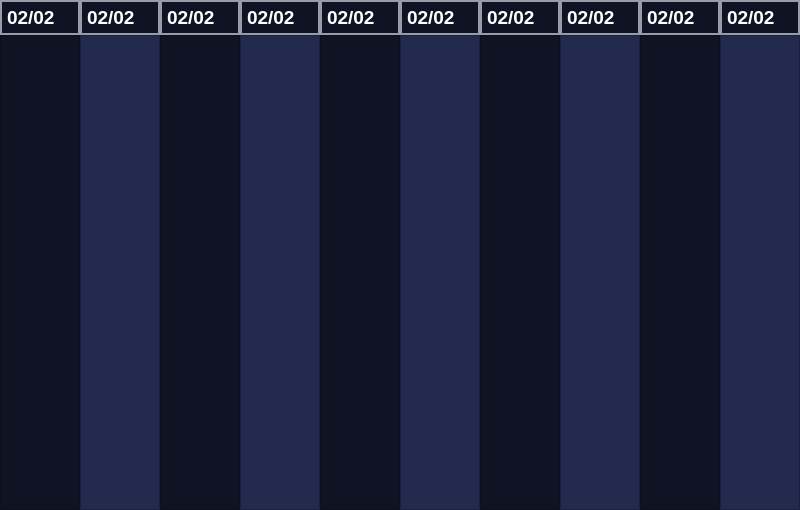
         <widget class="QWidget" name="scrollAreaWidgetContents_3">
          <property name="geometry">
           <rect>
            <x>0</x>
            <y>0</y>
            <width>800</width>
            <height>510</height>
           </rect>
          </property>
          <property name="styleSheet">
           <string notr="true">background:transparent;</string>
          </property>
          <layout class="QGridLayout" name="gridLayout">
           <property name="leftMargin">
            <number>0</number>
           </property>
           <property name="topMargin">
            <number>0</number>
           </property>
           <property name="rightMargin">
            <number>0</number>
           </property>
           <property name="bottomMargin">
            <number>0</number>
           </property>
           <property name="spacing">
            <number>0</number>
           </property>
           <item row="0" column="1">
            <widget class="QLabel" name="label_8">
             <property name="minimumSize">
              <size>
               <width>80</width>
               <height>35</height>
              </size>
             </property>
             <property name="maximumSize">
              <size>
               <width>80</width>
               <height>35</height>
              </size>
             </property>
             <property name="font">
              <font>
               <pointsize>14</pointsize>
               <bold>true</bold>
              </font>
             </property>
             <property name="styleSheet">
              <string notr="true">border: 2px solid #979ea8;
background: #0f1425;
color: #ffffff;
qproperty-alignment: AlignCenter;</string>
             </property>
             <property name="text">
              <string>02/02</string>
             </property>
            </widget>
           </item>
           <item row="0" column="7">
            <widget class="QLabel" name="label_13">
             <property name="minimumSize">
              <size>
               <width>80</width>
               <height>35</height>
              </size>
             </property>
             <property name="maximumSize">
              <size>
               <width>80</width>
               <height>35</height>
              </size>
             </property>
             <property name="font">
              <font>
               <pointsize>14</pointsize>
               <bold>true</bold>
              </font>
             </property>
             <property name="styleSheet">
              <string notr="true">border: 2px solid #979ea8;
background: #0f1425;
color: #ffffff;
qproperty-alignment: AlignCenter;</string>
             </property>
             <property name="text">
              <string>02/02</string>
             </property>
            </widget>
           </item>
           <item row="0" column="3">
            <widget class="QLabel" name="label_9">
             <property name="minimumSize">
              <size>
               <width>80</width>
               <height>35</height>
              </size>
             </property>
             <property name="maximumSize">
              <size>
               <width>80</width>
               <height>35</height>
              </size>
             </property>
             <property name="font">
              <font>
               <pointsize>14</pointsize>
               <bold>true</bold>
              </font>
             </property>
             <property name="styleSheet">
              <string notr="true">border: 2px solid #979ea8;
background: #0f1425;
color: #ffffff;
qproperty-alignment: AlignCenter;</string>
             </property>
             <property name="text">
              <string>02/02</string>
             </property>
            </widget>
           </item>
           <item row="0" column="9">
            <widget class="QLabel" name="label_11">
             <property name="minimumSize">
              <size>
               <width>80</width>
               <height>35</height>
              </size>
             </property>
             <property name="maximumSize">
              <size>
               <width>80</width>
               <height>35</height>
              </size>
             </property>
             <property name="font">
              <font>
               <pointsize>14</pointsize>
               <bold>true</bold>
              </font>
             </property>
             <property name="styleSheet">
              <string notr="true">border: 2px solid #979ea8;
background: #0f1425;
color: #ffffff;
qproperty-alignment: AlignCenter;</string>
             </property>
             <property name="text">
              <string>02/02</string>
             </property>
            </widget>
           </item>
           <item row="1" column="2" rowspan="2">
            <widget class="QFrame" name="frame_9">
             <property name="sizePolicy">
              <sizepolicy hsizetype="Preferred" vsizetype="Preferred">
               <horstretch>0</horstretch>
               <verstretch>0</verstretch>
              </sizepolicy>
             </property>
             <property name="minimumSize">
              <size>
               <width>0</width>
               <height>0</height>
              </size>
             </property>
             <property name="maximumSize">
              <size>
               <width>16777215</width>
               <height>16777215</height>
              </size>
             </property>
             <property name="font">
              <font>
               <bold>true</bold>
              </font>
             </property>
             <property name="styleSheet">
              <string notr="true">background: #0f1425;
color: #ffffff;</string>
             </property>
             <property name="frameShape">
              <enum>QFrame::StyledPanel</enum>
             </property>
             <property name="frameShadow">
              <enum>QFrame::Raised</enum>
             </property>
            </widget>
           </item>
           <item row="0" column="6">
            <widget class="QLabel" name="label_14">
             <property name="minimumSize">
              <size>
               <width>80</width>
               <height>35</height>
              </size>
             </property>
             <property name="maximumSize">
              <size>
               <width>80</width>
               <height>35</height>
              </size>
             </property>
             <property name="font">
              <font>
               <pointsize>14</pointsize>
               <bold>true</bold>
              </font>
             </property>
             <property name="styleSheet">
              <string notr="true">border: 2px solid #979ea8;
background: #0f1425;
color: #ffffff;
qproperty-alignment: AlignCenter;</string>
             </property>
             <property name="text">
              <string>02/02</string>
             </property>
            </widget>
           </item>
           <item row="0" column="10">
            <widget class="QLabel" name="label_16">
             <property name="minimumSize">
              <size>
               <width>80</width>
               <height>35</height>
              </size>
             </property>
             <property name="maximumSize">
              <size>
               <width>80</width>
               <height>35</height>
              </size>
             </property>
             <property name="font">
              <font>
               <pointsize>14</pointsize>
               <bold>true</bold>
              </font>
             </property>
             <property name="styleSheet">
              <string notr="true">border: 2px solid #979ea8;
background: #0f1425;
color: #ffffff;
qproperty-alignment: AlignCenter;</string>
             </property>
             <property name="text">
              <string>02/02</string>
             </property>
            </widget>
           </item>
           <item row="0" column="2">
            <widget class="QLabel" name="label_15">
             <property name="minimumSize">
              <size>
               <width>80</width>
               <height>35</height>
              </size>
             </property>
             <property name="maximumSize">
              <size>
               <width>80</width>
               <height>35</height>
              </size>
             </property>
             <property name="font">
              <font>
               <pointsize>14</pointsize>
               <bold>true</bold>
              </font>
             </property>
             <property name="styleSheet">
              <string notr="true">border: 2px solid #979ea8;
background: #0f1425;
color: #ffffff;
qproperty-alignment: AlignCenter;</string>
             </property>
             <property name="text">
              <string>02/02</string>
             </property>
            </widget>
           </item>
           <item row="0" column="5">
            <widget class="QLabel" name="label_12">
             <property name="minimumSize">
              <size>
               <width>80</width>
               <height>35</height>
              </size>
             </property>
             <property name="maximumSize">
              <size>
               <width>80</width>
               <height>35</height>
              </size>
             </property>
             <property name="font">
              <font>
               <pointsize>14</pointsize>
               <bold>true</bold>
              </font>
             </property>
             <property name="styleSheet">
              <string notr="true">border: 2px solid #979ea8;
background: #0f1425;
color: #ffffff;
qproperty-alignment: AlignCenter;</string>
             </property>
             <property name="text">
              <string>02/02</string>
             </property>
            </widget>
           </item>
           <item row="1" column="0" rowspan="2">
            <widget class="QFrame" name="frame_7">
             <property name="sizePolicy">
              <sizepolicy hsizetype="Preferred" vsizetype="Preferred">
               <horstretch>0</horstretch>
               <verstretch>0</verstretch>
              </sizepolicy>
             </property>
             <property name="minimumSize">
              <size>
               <width>0</width>
               <height>0</height>
              </size>
             </property>
             <property name="maximumSize">
              <size>
               <width>16777215</width>
               <height>16777215</height>
              </size>
             </property>
             <property name="font">
              <font>
               <bold>true</bold>
              </font>
             </property>
             <property name="styleSheet">
              <string notr="true">background: #0f1425;
color: #ffffff;</string>
             </property>
             <property name="frameShape">
              <enum>QFrame::StyledPanel</enum>
             </property>
             <property name="frameShadow">
              <enum>QFrame::Raised</enum>
             </property>
            </widget>
           </item>
           <item row="1" column="4" rowspan="2">
            <widget class="QFrame" name="frame_11">
             <property name="sizePolicy">
              <sizepolicy hsizetype="Preferred" vsizetype="Preferred">
               <horstretch>0</horstretch>
               <verstretch>0</verstretch>
              </sizepolicy>
             </property>
             <property name="minimumSize">
              <size>
               <width>0</width>
               <height>0</height>
              </size>
             </property>
             <property name="maximumSize">
              <size>
               <width>16777215</width>
               <height>16777215</height>
              </size>
             </property>
             <property name="font">
              <font>
               <bold>true</bold>
              </font>
             </property>
             <property name="styleSheet">
              <string notr="true">background: #0f1425;
color: #ffffff;</string>
             </property>
             <property name="frameShape">
              <enum>QFrame::StyledPanel</enum>
             </property>
             <property name="frameShadow">
              <enum>QFrame::Raised</enum>
             </property>
            </widget>
           </item>
           <item row="0" column="4">
            <widget class="QLabel" name="label_10">
             <property name="minimumSize">
              <size>
               <width>80</width>
               <height>35</height>
              </size>
             </property>
             <property name="maximumSize">
              <size>
               <width>80</width>
               <height>35</height>
              </size>
             </property>
             <property name="font">
              <font>
               <pointsize>14</pointsize>
               <bold>true</bold>
              </font>
             </property>
             <property name="styleSheet">
              <string notr="true">border: 2px solid #979ea8;
background: #0f1425;
color: #ffffff;
qproperty-alignment: AlignCenter;</string>
             </property>
             <property name="text">
              <string>02/02</string>
             </property>
            </widget>
           </item>
           <item row="1" column="1" rowspan="2">
            <widget class="QFrame" name="frame_8">
             <property name="sizePolicy">
              <sizepolicy hsizetype="Preferred" vsizetype="Preferred">
               <horstretch>0</horstretch>
               <verstretch>0</verstretch>
              </sizepolicy>
             </property>
             <property name="minimumSize">
              <size>
               <width>0</width>
               <height>0</height>
              </size>
             </property>
             <property name="maximumSize">
              <size>
               <width>16777215</width>
               <height>16777215</height>
              </size>
             </property>
             <property name="font">
              <font>
               <bold>true</bold>
              </font>
             </property>
             <property name="styleSheet">
              <string notr="true">background: #222b4e;
color: #ffffff;</string>
             </property>
             <property name="frameShape">
              <enum>QFrame::StyledPanel</enum>
             </property>
             <property name="frameShadow">
              <enum>QFrame::Raised</enum>
             </property>
            </widget>
           </item>
           <item row="0" column="0">
            <widget class="QLabel" name="label_7">
             <property name="minimumSize">
              <size>
               <width>80</width>
               <height>35</height>
              </size>
             </property>
             <property name="maximumSize">
              <size>
               <width>80</width>
               <height>35</height>
              </size>
             </property>
             <property name="font">
              <font>
               <pointsize>14</pointsize>
               <bold>true</bold>
              </font>
             </property>
             <property name="styleSheet">
              <string notr="true">border: 2px solid #979ea8;
background: #0f1425;
color: #ffffff;
qproperty-alignment: AlignCenter;</string>
             </property>
             <property name="text">
              <string>02/02</string>
             </property>
            </widget>
           </item>
           <item row="1" column="3" rowspan="2">
            <widget class="QFrame" name="frame_10">
             <property name="sizePolicy">
              <sizepolicy hsizetype="Preferred" vsizetype="Preferred">
               <horstretch>0</horstretch>
               <verstretch>0</verstretch>
              </sizepolicy>
             </property>
             <property name="minimumSize">
              <size>
               <width>0</width>
               <height>0</height>
              </size>
             </property>
             <property name="maximumSize">
              <size>
               <width>16777215</width>
               <height>16777215</height>
              </size>
             </property>
             <property name="font">
              <font>
               <bold>true</bold>
              </font>
             </property>
             <property name="styleSheet">
              <string notr="true">background: #222b4e;
color: #ffffff;</string>
             </property>
             <property name="frameShape">
              <enum>QFrame::StyledPanel</enum>
             </property>
             <property name="frameShadow">
              <enum>QFrame::Raised</enum>
             </property>
            </widget>
           </item>
           <item row="1" column="5" rowspan="2">
            <widget class="QFrame" name="frame_12">
             <property name="sizePolicy">
              <sizepolicy hsizetype="Preferred" vsizetype="Preferred">
               <horstretch>0</horstretch>
               <verstretch>0</verstretch>
              </sizepolicy>
             </property>
             <property name="minimumSize">
              <size>
               <width>0</width>
               <height>0</height>
              </size>
             </property>
             <property name="maximumSize">
              <size>
               <width>16777215</width>
               <height>16777215</height>
              </size>
             </property>
             <property name="font">
              <font>
               <bold>true</bold>
              </font>
             </property>
             <property name="styleSheet">
              <string notr="true">background: #222b4e;
color: #ffffff;</string>
             </property>
             <property name="frameShape">
              <enum>QFrame::StyledPanel</enum>
             </property>
             <property name="frameShadow">
              <enum>QFrame::Raised</enum>
             </property>
            </widget>
           </item>
           <item row="1" column="6" rowspan="2">
            <widget class="QFrame" name="frame_13">
             <property name="sizePolicy">
              <sizepolicy hsizetype="Preferred" vsizetype="Preferred">
               <horstretch>0</horstretch>
               <verstretch>0</verstretch>
              </sizepolicy>
             </property>
             <property name="minimumSize">
              <size>
               <width>0</width>
               <height>0</height>
              </size>
             </property>
             <property name="maximumSize">
              <size>
               <width>16777215</width>
               <height>16777215</height>
              </size>
             </property>
             <property name="font">
              <font>
               <bold>true</bold>
              </font>
             </property>
             <property name="styleSheet">
              <string notr="true">background: #0f1425;
color: #ffffff;</string>
             </property>
             <property name="frameShape">
              <enum>QFrame::StyledPanel</enum>
             </property>
             <property name="frameShadow">
              <enum>QFrame::Raised</enum>
             </property>
            </widget>
           </item>
           <item row="1" column="7" rowspan="2">
            <widget class="QFrame" name="frame_14">
             <property name="sizePolicy">
              <sizepolicy hsizetype="Preferred" vsizetype="Preferred">
               <horstretch>0</horstretch>
               <verstretch>0</verstretch>
              </sizepolicy>
             </property>
             <property name="minimumSize">
              <size>
               <width>0</width>
               <height>0</height>
              </size>
             </property>
             <property name="maximumSize">
              <size>
               <width>16777215</width>
               <height>16777215</height>
              </size>
             </property>
             <property name="font">
              <font>
               <bold>true</bold>
              </font>
             </property>
             <property name="styleSheet">
              <string notr="true">background: #222b4e;
color: #ffffff;</string>
             </property>
             <property name="frameShape">
              <enum>QFrame::StyledPanel</enum>
             </property>
             <property name="frameShadow">
              <enum>QFrame::Raised</enum>
             </property>
            </widget>
           </item>
           <item row="1" column="9" rowspan="2">
            <widget class="QFrame" name="frame_15">
             <property name="sizePolicy">
              <sizepolicy hsizetype="Preferred" vsizetype="Preferred">
               <horstretch>0</horstretch>
               <verstretch>0</verstretch>
              </sizepolicy>
             </property>
             <property name="minimumSize">
              <size>
               <width>0</width>
               <height>0</height>
              </size>
             </property>
             <property name="maximumSize">
              <size>
               <width>16777215</width>
               <height>16777215</height>
              </size>
             </property>
             <property name="font">
              <font>
               <bold>true</bold>
              </font>
             </property>
             <property name="styleSheet">
              <string notr="true">background: #0f1425;
color: #ffffff;</string>
             </property>
             <property name="frameShape">
              <enum>QFrame::StyledPanel</enum>
             </property>
             <property name="frameShadow">
              <enum>QFrame::Raised</enum>
             </property>
            </widget>
           </item>
           <item row="1" column="10" rowspan="2">
            <widget class="QFrame" name="frame_16">
             <property name="sizePolicy">
              <sizepolicy hsizetype="Preferred" vsizetype="Preferred">
               <horstretch>0</horstretch>
               <verstretch>0</verstretch>
              </sizepolicy>
             </property>
             <property name="minimumSize">
              <size>
               <width>0</width>
               <height>0</height>
              </size>
             </property>
             <property name="maximumSize">
              <size>
               <width>16777215</width>
               <height>16777215</height>
              </size>
             </property>
             <property name="font">
              <font>
               <bold>true</bold>
              </font>
             </property>
             <property name="styleSheet">
              <string notr="true">background: #222b4e;
color: #ffffff;</string>
             </property>
             <property name="frameShape">
              <enum>QFrame::StyledPanel</enum>
             </property>
             <property name="frameShadow">
              <enum>QFrame::Raised</enum>
             </property>
            </widget>
           </item>
          </layout>
         </widget>
